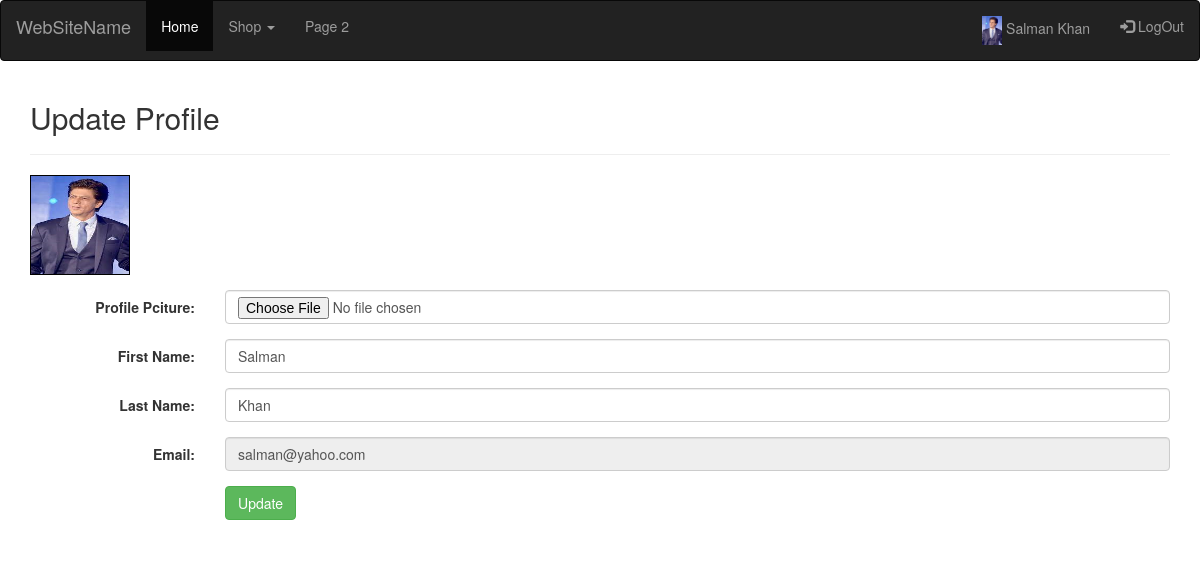
Screenshot of /profile.php (signed in) with the database file from the repository.
### tables this page shows
CREATE TABLE `tbl_users` (
  `id` int(11) NOT NULL,
  `first_name` varchar(255) DEFAULT NULL,
  `last_name` varchar(255) DEFAULT NULL,
  `username` varchar(255) DEFAULT NULL,
  `password` varchar(255) DEFAULT NULL,
  `profile_pic` varchar(255) DEFAULT 'profile\\noprofile.png'
);

### profile.php (the view, shortened to what this page needs)
<?php
include('config.php');
$qrySelect = "select * from tbl_users where id = '" . $_SESSION["UserID"] . "'";
$resultSelect = mysqli_query($con, $qrySelect);
$RecordCountselect = mysqli_num_rows($resultSelect);
$UserPfile = mysqli_fetch_assoc($resultSelect);
if ($RecordCountselect > 0) {
    $varFN = $UserPfile["first_name"];
    $varLastN = $UserPfile["last_name"];
    $varUserN = $UserPfile["username"];
    $varUserPic = $UserPfile["profile_pic"];
} else {
    header("Location: index.php");
}
?>
<!DOCTYPE html>
<html>
<head>
    <link rel="stylesheet" href="https://maxcdn.bootstrapcdn.com/bootstrap/3.4.1/css/bootstrap.min.css">
</head>
<body>
    <?php
    include('navbar.php');
    ?>
    <div class="container">
        <h2>Update Profile</h2>
        <hr />
        <form class="form-horizontal" action="profile.php" method="post" enctype="multipart/form-data">
            <div class="form-group">
                <div class="col-sm-10">
                    <img id="uploadPreview" src="<?php if (isset($varUserPic)) {
                                                        echo $varUserPic;
                                                    } else {
                                                        echo "";
                                                    } ?>" style="width:100px; height:100px; border:1px solid black;" />
                </div>
            </div>
            <div class="form-group">
                <label class="control-label col-sm-2">Profile Pciture:</label>
                <div class="col-sm-10">
                    <input type="file" class="form-control" name="txtFile" id="txtFile" onchange="PreviewImage();">
                </div>
            </div>
            <div class="form-group">
                <label class="control-label col-sm-2">First Name:</label>
                <div class="col-sm-10">
                    <input type="text" class="form-control" value="<?php if (isset($varFN)) {
                                                                        echo $varFN;
                                                                    } else {
                                                                        echo "";
                                                                    } ?>" name="firstname" id="firstname" placeholder="Enter First Name">
                </div>
            </div>
            <div class="form-group">
                <label class="control-label col-sm-2">Last Name:</label>
                <div class="col-sm-10">
                    <input type="text" class="form-control" value="<?php if (isset($varLastN)) {
                                                                        echo $varLastN;
                                                                    } else {
                                                                        echo "";
                                                                    } ?>" name="lastname" id="lastname" placeholder="Enter Last Name">
                </div>
            </div>
            <div class="form-group">
                <label class="control-label col-sm-2" for="email">Email:</label>
                <div class="col-sm-10">
                    <input type="email" readonly class="form-control" value="<?php if (isset($varUserN)) {
                                                                                    echo $varUserN;
                                                                                } else {
                                                                                    echo "";
                                                                                } ?>" name="email" id="email" placeholder="Enter email">
                </div>
            </div>
            <div class="form-group">
                <div class="col-sm-offset-2 col-sm-10">
                    <button type="submit" name="btnUpdate" class="btn btn-success">Update</button>
                </div>
            </div>
        </form>
    </div>
</body>
</html>

### rows the page displays
tbl_users: profile_pic (picture), firstname "Salman", lastname "Khan", email "salman@yahoo.com"

### other values shown
$_SESSION["UserFullName"] "Salman Khan"
